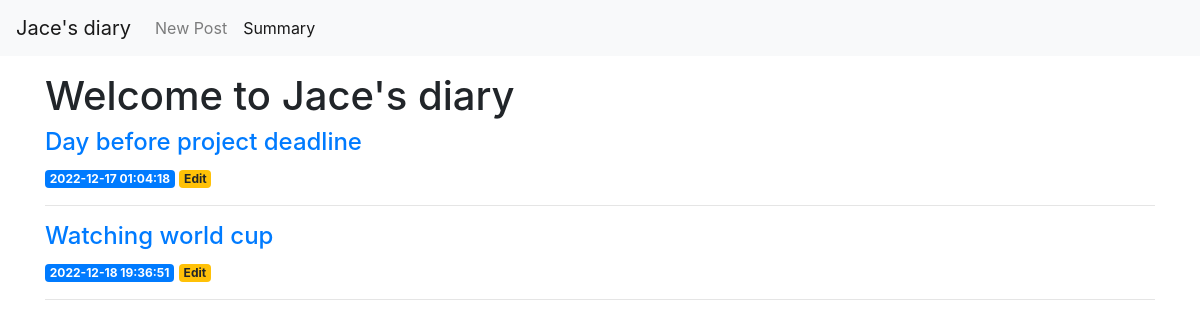
Before: / with the older database file.
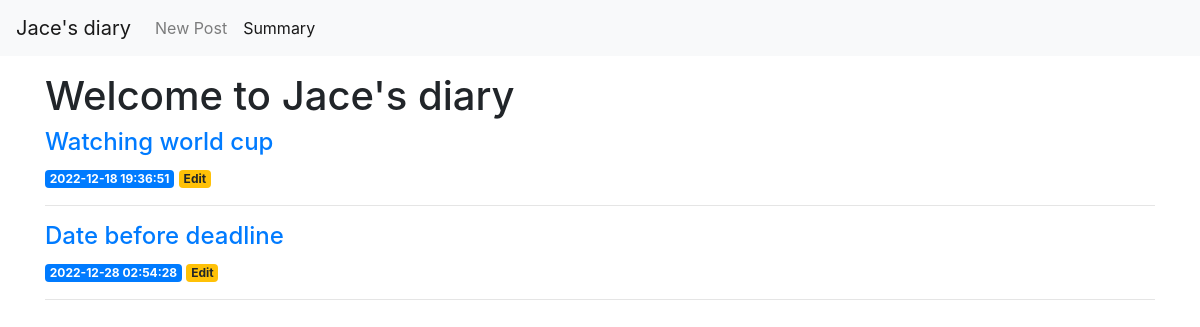
After: the same page with the newer database file.
### tables this page shows
CREATE TABLE posts (
    id INTEGER PRIMARY KEY AUTOINCREMENT,
    created TIMESTAMP NOT NULL DEFAULT CURRENT_TIMESTAMP,
    title TEXT NOT NULL,
    content TEXT NOT NULL,
    fear FLOAT NOT NULL,
    neutral FLOAT NOT NULL,
    sad FLOAT NOT NULL,
    surprise FLOAT NOT NULL,
    angry FLOAT NOT NULL,
    happy FLOAT NOT NULL
);

### __init__.py (the view)
@app.route('/')
def index():
    conn = get_db_connection()
    posts = conn.execute('SELECT * FROM posts').fetchall()
    conn.close()
    return render_template('index.html', posts=posts)

### __init__.py (called while the page is built)
def get_db_connection(db_directory = 'demo/database.db'):
    conn = sqlite3.connect(db_directory)
    conn.row_factory = sqlite3.Row
    return conn

### templates/index.html (shortened to what this page needs)
{% extends 'base.html' %}
{% block content %}
    <h1>{% block title %} Welcome to Jace's diary {% endblock %}</h1>
    {% for post in posts %}
    <a href="{{url_for('post', post_id=post['id'])}}">
        <h4>{{ post['title'] }}</h4>
    </a>
    <span class="badge badge-primary">{{ post['created'] }}</span>
    <a href="{{ url_for('edit', id=post['id']) }}">
        <span class="badge badge-warning">Edit</span>
    </a>
    <hr>
    {% endfor %}
{% endblock %}

### templates/base.html (shortened to what this page needs)
<!doctype html>
<html lang="en">
  <head>
    <link rel="stylesheet" href="{{ url_for('static', filename= 'css/bootstrap.min.css') }}">
  </head>
  <body>
    <nav class="navbar navbar-expand-md navbar-light bg-light">
        <a class="navbar-brand" href="{{ url_for('index')}}">Jace's diary</a>
        <div class="collapse navbar-collapse" id="navbarNav">
            <ul class="navbar-nav">
            <li class="nav-item">
                <a class="nav-link" href="{{url_for('new')}}">New Post</a>
            </li>
            <li class="nav-item active">
                <a class="nav-link" href="{{url_for('about')}}">Summary</a>
            </li>
            </ul>
        </div>
    </nav>
    <div class="container">
        {% block content %} {% endblock %}
    </div>
   </body>
</html>

Changed rows visible on the page:
removed posts: title "Day before project deadline", created "2022-12-17 01:04:18"
added posts: title "Date before deadline", created "2022-12-28 02:54:28"
